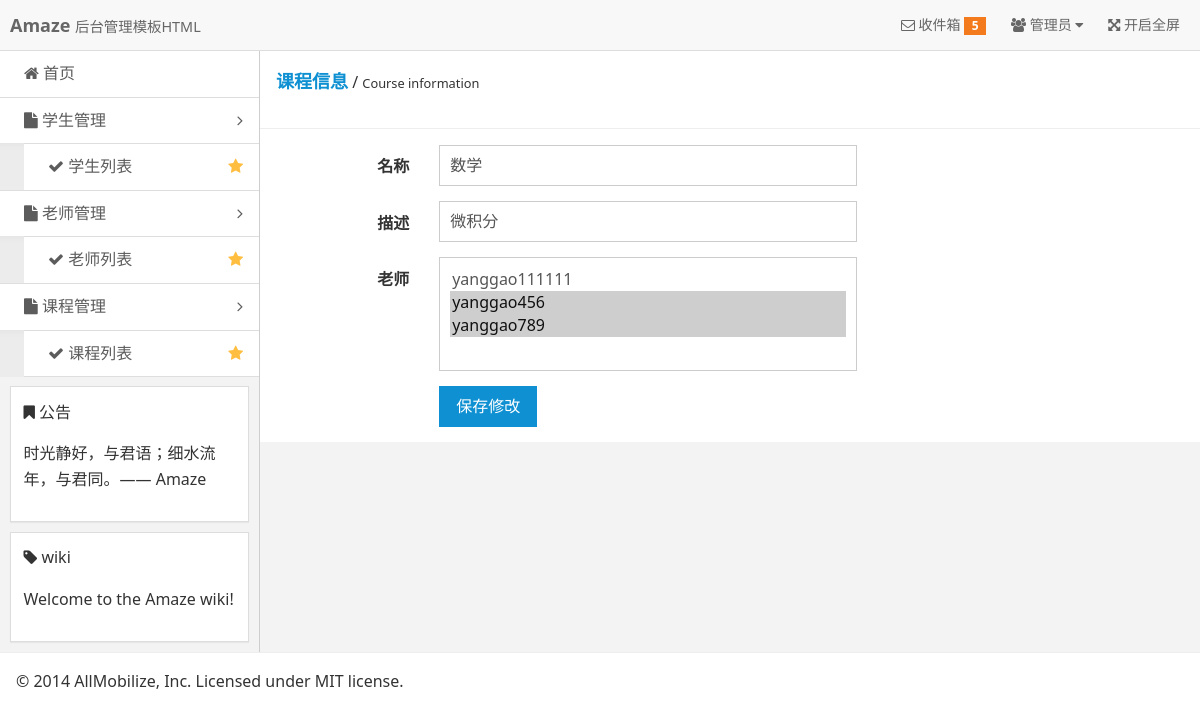
/coursedetail/1/, run on the app's committed database.
### Person/models.py (models this page shows)
class Course(models.Model):
    name=models.EmailField(verbose_name='课程名称',max_length=50)
    descrption=models.TextField(verbose_name='课程描述',max_length=1000)
    createby=models.CharField(verbose_name='创建人', max_length=10)
    createdate = models.DateTimeField(verbose_name='创建时间', auto_now=True)
    modifyby = models.CharField(verbose_name='修改人', max_length=10)
    modifydate = models.DateTimeField(verbose_name='修改时间', auto_now=True)
    teachers=models.ManyToManyField("Teacher")

class Teacher(models.Model):
    email=models.EmailField(verbose_name='电子邮箱',max_length=30)
    mobilephone = models.CharField(verbose_name='手机', max_length=11)
    username=models.CharField(verbose_name='姓名',max_length=10)
    age = models.IntegerField(verbose_name='年龄')
    password = models.CharField(verbose_name='密码', max_length=10)
    createdate = models.DateTimeField(verbose_name='创建时间', auto_now=True)
    modifydate = models.DateTimeField(verbose_name='修改时间', auto_now=True)

### Person/views.py (the view, shortened to what this page needs)
# urls.py: path('coursedetail/<int:id>/', person_views.CourseDetail, name='coursedetail'),
def CourseDetail(request,id):
    if request.method.upper()=='GET':
        course=Course.objects.get(id=id)
        print(course.teachers.all())
        teachers = Teacher.objects.all()
        return render(request,'Person/CourseDetail.html',{'course':course,'teachers':teachers})

### templates/Person/CourseDetail.html (shortened to what this page needs)
{% extends 'Person/base.html' %}
{% block body1 %}
  <div class="admin-content">
    <div class="am-cf am-padding">
      <div class="am-fl am-cf"><strong class="am-text-primary am-text-lg">课程信息</strong> / <small>Course information</small></div>
    </div>
    <hr/>
    <div class="am-g">
      <div class="am-u-sm-12 am-u-md-8 am-u-md-pull-4">
        <form class="am-form am-form-horizontal" method="post" action="{% url 'coursedetail' course.id %}">
          <div class="am-form-group">
            <label for="user-name" class="am-u-sm-3 am-form-label">名称</label>
            <div class="am-u-sm-9">
              <input type="text" name="name" placeholder="名称" value="{{ course.name }}">
            </div>
          </div>
          <div class="am-form-group">
            <label for="user-email" class="am-u-sm-3 am-form-label">描述</label>
            <div class="am-u-sm-9">
              <input type="text" name="descrption" placeholder="描述" value="{{ course.descrption }}">
            </div>
          </div>
            <div class="am-form-group">
            <label for="user-phone" class="am-u-sm-3 am-form-label">老师</label>
            <div class="am-u-sm-9">
              <select name="teachers_id" multiple="multiple" >
                  {% for teacher in teachers %}
                   <option value="{{ teacher.id}}" {% for teacher1 in course.teachers.all %} {% if teacher1.id == teacher.id %} selected="selected"{% endif %}{% endfor %}>{{ teacher.username }}</option>
                  {% endfor %}
                </select>
            </div>
          </div>
          <div class="am-form-group">
            <div class="am-u-sm-9 am-u-sm-push-3">
              <button type="submit" class="am-btn am-btn-primary">保存修改</button>
            </div>
          </div>
        </form>
      </div>
    </div>
  </div>
{% endblock %}

### static/assets/css/admin.css (style rules this page uses)
.admin-content { width: auto; overflow: hidden; height: 100%; background: #fff; }

### data on the page
Course: name "数学", descrption "微积分"
Teacher: teachers_id "yanggao111111 / yanggao456 ☑ / yanggao789 ☑"
